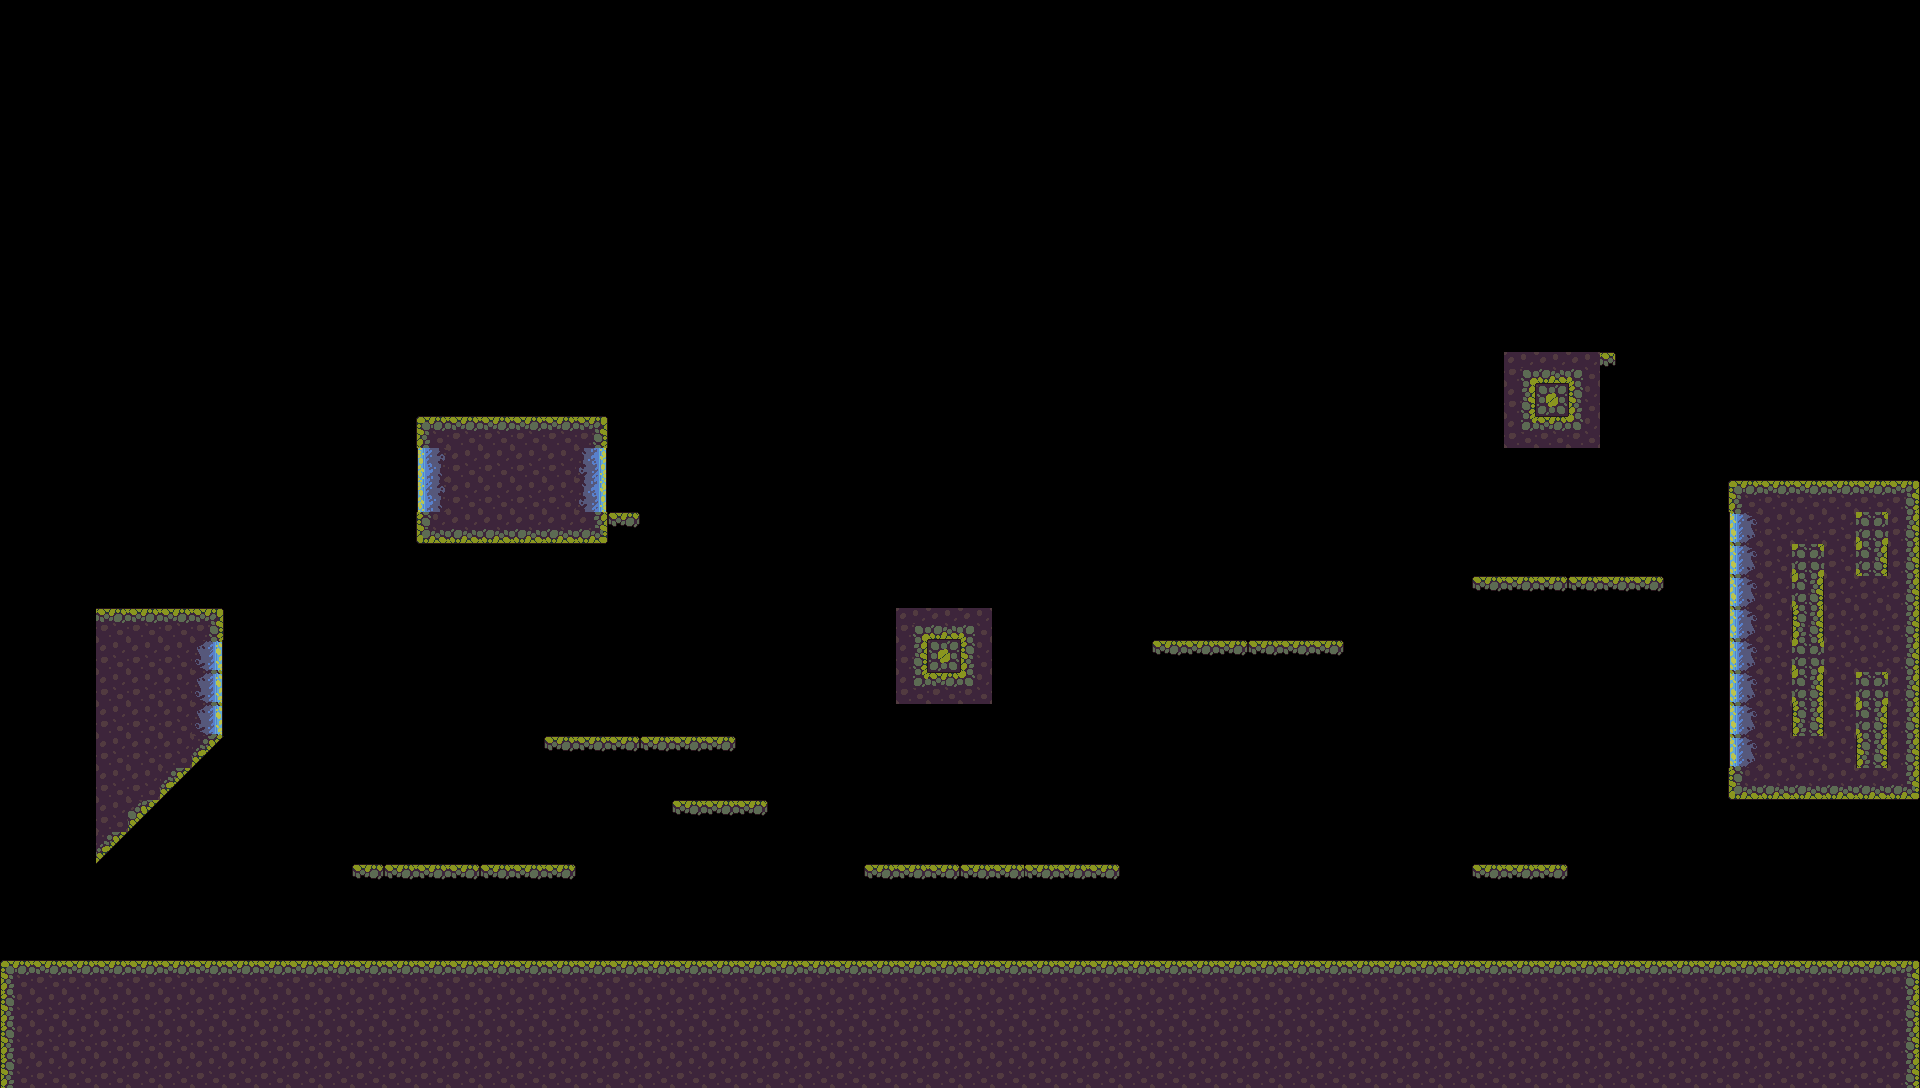

The image is a tile-based game level rendered from a .tmx file. Its description and complete source (layers, tilesets, objects, tile grids) follow:
An orthogonal 60x34 tile map with 32x32 px tiles, 1 tile layer (Calque de Tuiles 1).

<map version="1.10" tiledversion="1.11.0" orientation="orthogonal" renderorder="right-down" width="60" height="34" tilewidth="32" tileheight="32" infinite="0" nextlayerid="2" nextobjectid="1">
 <tileset firstgid="1" source="Tiles/TitleMapAsset.tsx" />
 <layer id="1" name="Calque de Tuiles 1" width="60" height="34">
  <data encoding="csv">
0,0,0,0,0,0,0,0,0,0,0,0,0,0,0,0,0,0,0,0,0,0,0,0,0,0,0,0,0,0,0,0,0,0,0,0,0,0,0,0,0,0,0,0,0,0,0,0,0,0,0,0,0,0,0,0,0,0,0,0,
0,0,0,0,0,0,0,0,0,0,0,0,0,0,0,0,0,0,0,0,0,0,0,0,0,0,0,0,0,0,0,0,0,0,0,0,0,0,0,0,0,0,0,0,0,0,0,0,0,0,0,0,0,0,0,0,0,0,0,0,
0,0,0,0,0,0,0,0,0,0,0,0,0,0,0,0,0,0,0,0,0,0,0,0,0,0,0,0,0,0,0,0,0,0,0,0,0,0,0,0,0,0,0,0,0,0,0,0,0,0,0,0,0,0,0,0,0,0,0,0,
0,0,0,0,0,0,0,0,0,0,0,0,0,0,0,0,0,0,0,0,0,0,0,0,0,0,0,0,0,0,0,0,0,0,0,0,0,0,0,0,0,0,0,0,0,0,0,0,0,0,0,0,0,0,0,0,0,0,0,0,
0,0,0,0,0,0,0,0,0,0,0,0,0,0,0,0,0,0,0,0,0,0,0,0,0,0,0,0,0,0,0,0,0,0,0,0,0,0,0,0,0,0,0,0,0,0,0,0,0,0,0,0,0,0,0,0,0,0,0,0,
0,0,0,0,0,0,0,0,0,0,0,0,0,0,0,0,0,0,0,0,0,0,0,0,0,0,0,0,0,0,0,0,0,0,0,0,0,0,0,0,0,0,0,0,0,0,0,0,0,0,0,0,0,0,0,0,0,0,0,0,
0,0,0,0,0,0,0,0,0,0,0,0,0,0,0,0,0,0,0,0,0,0,0,0,0,0,0,0,0,0,0,0,0,0,0,0,0,0,0,0,0,0,0,0,0,0,0,0,0,0,0,0,0,0,0,0,0,0,0,0,
0,0,0,0,0,0,0,0,0,0,0,0,0,0,0,0,0,0,0,0,0,0,0,0,0,0,0,0,0,0,0,0,0,0,0,0,0,0,0,0,0,0,0,0,0,0,0,0,0,0,0,0,0,0,0,0,0,0,0,0,
0,0,0,0,0,0,0,0,0,0,0,0,0,0,0,0,0,0,0,0,0,0,0,0,0,0,0,0,0,0,0,0,0,0,0,0,0,0,0,0,0,0,0,0,0,0,0,0,0,0,0,0,0,0,0,0,0,0,0,0,
0,0,0,0,0,0,0,0,0,0,0,0,0,0,0,0,0,0,0,0,0,0,0,0,0,0,0,0,0,0,0,0,0,0,0,0,0,0,0,0,0,0,0,0,0,0,0,0,0,0,0,0,0,0,0,0,0,0,0,0,
0,0,0,0,0,0,0,0,0,0,0,0,0,0,0,0,0,0,0,0,0,0,0,0,0,0,0,0,0,0,0,0,0,0,0,0,0,0,0,0,0,0,0,0,0,0,0,0,0,0,0,0,0,0,0,0,0,0,0,0,
0,0,0,0,0,0,0,0,0,0,0,0,0,0,0,0,0,0,0,0,0,0,0,0,0,0,0,0,0,0,0,0,0,0,0,0,0,0,0,0,0,0,0,0,0,0,0,4,5,6,59,0,0,0,0,0,0,0,0,0,
0,0,0,0,0,0,0,0,0,0,0,0,0,0,0,0,0,0,0,0,0,0,0,0,0,0,0,0,0,0,0,0,0,0,0,0,0,0,0,0,0,0,0,0,0,0,0,14,15,16,0,0,0,0,0,0,0,0,0,0,
0,0,0,0,0,0,0,0,0,0,0,0,0,1,2,2,2,2,3,0,0,0,0,0,0,0,0,0,0,0,0,0,0,0,0,0,0,0,0,0,0,0,0,0,0,0,0,24,25,26,0,0,0,0,0,0,0,0,0,0,
0,0,0,0,0,0,0,0,0,0,0,0,0,1610612776,12,12,12,12,2684354600,0,0,0,0,0,0,0,0,0,0,0,0,0,0,0,0,0,0,0,0,0,0,0,0,0,0,0,0,0,0,0,0,0,0,0,0,0,0,0,0,0,
0,0,0,0,0,0,0,0,0,0,0,0,0,1610612776,12,12,12,12,2684354600,0,0,0,0,0,0,0,0,0,0,0,0,0,0,0,0,0,0,0,0,0,0,0,0,0,0,0,0,0,0,0,0,0,0,0,1,2,2,2,2,3,
0,0,0,0,0,0,0,0,0,0,0,0,0,21,22,22,22,22,23,39,0,0,0,0,0,0,0,0,0,0,0,0,0,0,0,0,0,0,0,0,0,0,0,0,0,0,0,0,0,0,0,0,0,0,1610612746,12,12,12,35,13,
0,0,0,0,0,0,0,0,0,0,0,0,0,0,0,0,0,0,0,0,0,0,0,0,0,0,0,0,0,0,0,0,0,0,0,0,0,0,0,0,0,0,0,0,0,0,0,0,0,0,0,0,0,0,1610612746,12,35,12,45,13,
0,0,0,0,0,0,0,0,0,0,0,0,0,0,0,0,0,0,0,0,0,0,0,0,0,0,0,0,0,0,0,0,0,0,0,0,0,0,0,0,0,0,0,0,0,0,7,8,9,7,8,9,0,0,1610612746,12,45,12,12,13,
0,0,0,2,2,2,3,0,0,0,0,0,0,0,0,0,0,0,0,0,0,0,0,0,0,0,0,0,4,5,6,0,0,0,0,0,0,0,0,0,0,0,0,0,0,0,0,0,0,0,0,0,0,0,1610612746,12,55,12,12,13,
0,0,0,12,12,12,2684354570,0,0,0,0,0,0,0,0,0,0,0,0,0,0,0,0,0,0,0,0,0,14,15,16,0,0,0,0,0,7,8,9,7,8,9,0,0,0,0,0,0,0,0,0,0,0,0,1610612746,12,35,12,12,13,
0,0,0,12,12,12,2684354570,0,0,0,0,0,0,0,0,0,0,0,0,0,0,0,0,0,0,0,0,0,24,25,26,0,0,0,0,0,0,0,0,0,0,0,0,0,0,0,0,0,0,0,0,0,0,0,1610612746,12,45,12,35,13,
0,0,0,12,12,12,2684354570,0,0,0,0,0,0,0,0,0,0,0,0,0,0,0,0,0,0,0,0,0,0,0,0,0,0,0,0,0,0,0,0,0,0,0,0,0,0,0,0,0,0,0,0,0,0,0,1610612746,12,55,12,45,13,
0,0,0,12,12,12,3221225519,0,0,0,0,0,0,0,0,0,0,7,8,9,7,8,9,0,0,0,0,0,0,0,0,0,0,0,0,0,0,0,0,0,0,0,0,0,0,0,0,0,0,0,0,0,0,0,1610612746,12,12,12,55,13,
0,0,0,12,12,3221225519,0,0,0,0,0,0,0,0,0,0,0,0,0,0,0,0,0,0,0,0,0,0,0,0,0,0,0,0,0,0,0,0,0,0,0,0,0,0,0,0,0,0,0,0,0,0,0,0,21,22,22,22,22,23,
0,0,0,12,2684354608,0,0,0,0,0,0,0,0,0,0,0,0,0,0,0,0,7,8,9,0,0,0,0,0,0,0,0,0,0,0,0,0,0,0,0,0,0,0,0,0,0,0,0,0,0,0,0,0,0,0,0,0,0,0,0,
0,0,0,3221225519,0,0,0,0,0,0,0,0,0,0,0,0,0,0,0,0,0,0,0,0,0,0,0,0,0,0,0,0,0,0,0,0,0,0,0,0,0,0,0,0,0,0,0,0,0,0,0,0,0,0,0,0,0,0,0,0,
0,0,0,0,0,0,0,0,0,0,0,39,7,8,9,7,8,9,0,0,0,0,0,0,0,0,0,7,8,9,7,8,7,8,9,0,0,0,0,0,0,0,0,0,0,0,7,8,9,0,0,0,0,0,0,0,0,0,0,0,
0,0,0,0,0,0,0,0,0,0,0,0,0,0,0,0,0,0,0,0,0,0,0,0,0,0,0,0,0,0,0,0,0,0,0,0,0,0,0,0,0,0,0,0,0,0,0,0,0,0,0,0,0,0,0,0,0,0,0,0,
0,0,0,0,0,0,0,0,0,0,0,0,0,0,0,0,0,0,0,0,0,0,0,0,0,0,0,0,0,0,0,0,0,0,0,0,0,0,0,0,0,0,0,0,0,0,0,0,0,0,0,0,0,0,0,0,0,0,0,0,
1,2,2,2,2,2,2,2,2,2,2,2,2,2,2,2,2,2,2,2,2,2,2,2,2,2,2,2,2,2,2,2,2,2,2,2,2,2,2,2,2,2,2,2,2,2,2,2,2,2,2,2,2,2,2,2,2,2,2,3,
11,12,12,12,12,12,12,12,12,12,12,12,12,12,12,12,12,12,12,12,12,12,12,12,12,12,12,12,12,12,12,12,12,12,12,12,12,12,12,12,12,12,12,12,12,12,12,12,12,12,12,12,12,12,12,12,12,12,12,13,
11,12,12,12,12,12,12,12,12,12,12,12,12,12,12,12,12,12,12,12,12,12,12,12,12,12,12,12,12,12,12,12,12,12,12,12,12,12,12,12,12,12,12,12,12,12,12,12,12,12,12,12,12,12,12,12,12,12,12,13,
11,12,12,12,12,12,12,12,12,12,12,12,12,12,12,12,12,12,12,12,12,12,12,12,12,12,12,12,12,12,12,12,12,12,12,12,12,12,12,12,12,12,12,12,12,12,12,12,12,12,12,12,12,12,12,12,12,12,12,13
</data>
 </layer>
</map>
